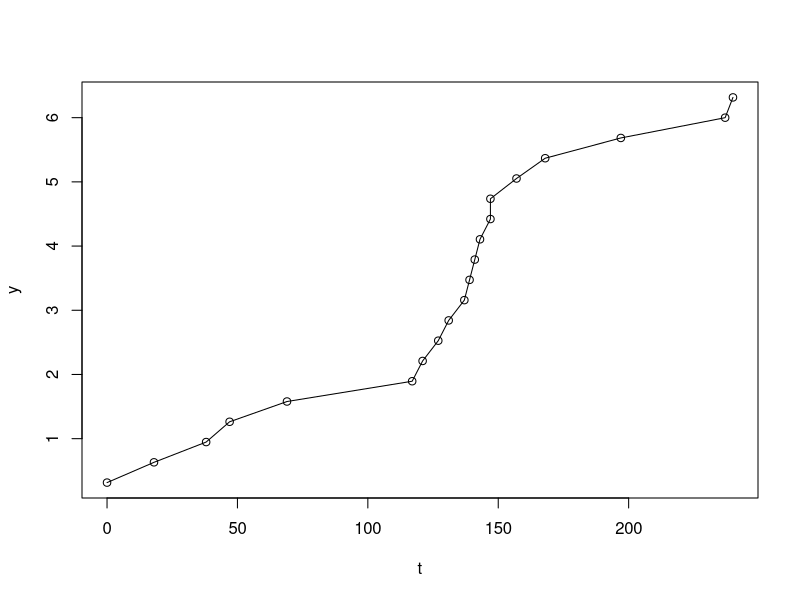

This chart was generated by the following R code:
n1 = 6
n2 = 7
n3 = 5
n = n1 + n2 + n3
k = 3

t = c(0, 240, 38, 137, 141, 143, 168, 197, 18, 69, 117, 121, 147, 157, 237, 47, 127, 131, 139, 147)

t = sort(t)

y = c(0, 0, 0, 0, 0, 0, 0, 0, 0, 0, 0, 0, 0, 0, 0, 0, 0, 0, 0, 0)

for(i in 1:20) {
	y[i] = (i * n) / ((n + 1) * k)
}

plot(t,y, type = "o")